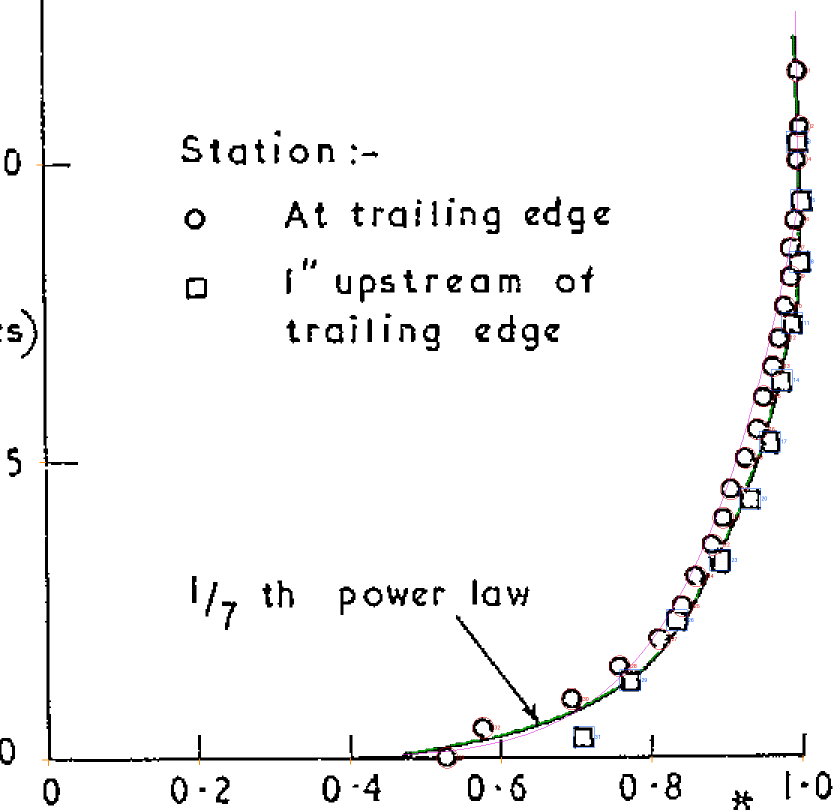
#> input picture docs/research/total-drag/audit/round12/overlays/rm3427-fig9-overlay.png, 1680 x 1620 px (shown at 1/2 size)
$ python read9.py ../overlays/rm3427-fig9-overlay.png ../overlays/rm3427-fig9-overlay.png
#> lines starting #> are read from the running program, lines starting #| are printed output that depends on the picture; after the words box and inside, x2 and y2 are one past the last pixel; in counts of white or black regions, pixels touching at a corner belong together
"""Round 12: R&M 3427 fig. 9 (boundary-layer profiles on basic model, M = 0.8), page 36 of the
AERADE PDF (sha256 0e8b4d66...c5319), native 300 ppi image extracted with pdfimages (page image is
upright for this figure; the page is printed landscape but the figure block is upright).

Usage: python3 -I read9.py PAGE_PNG OUT_DIR

Calibration (all page pixels, measured with axisline.py):
  x axis (u*) ticks above the axis line: 0 at 972.50, 0.2 at 1072.54, 0.4 at 1173.50, 0.6 at 1273.50,
    0.8 at 1374.42, 1.0 at 1475.50 (ink centroid of rows 4..10 px above the axis line).
  y axis (y, inches) ticks right of the axis line: 0.10 at 329.54, 0.05 at 528.50; 0 is the x axis
    line itself.
  Axis lines are not square to the pixel grid (scan rotation about 0.008 rad, and the two axes are
  not quite perpendicular). Each point is projected parallel to the measured y axis onto the x axis
  (for u*) and parallel to the measured x axis onto the y axis (for y), then mapped with a
  least-squares straight line through the ticks.
Symbol centres: legend-glyph template peaks from detect.py (classify mode), types and every
  keep/reject decision made by eye on enlarged crops (method.md lists them).
"""
import sys
import json
import numpy as np
from PIL import Image, ImageDraw

page, outdir = sys.argv[1], sys.argv[2]
a = np.array(Image.open(page).convert('L')) < 128
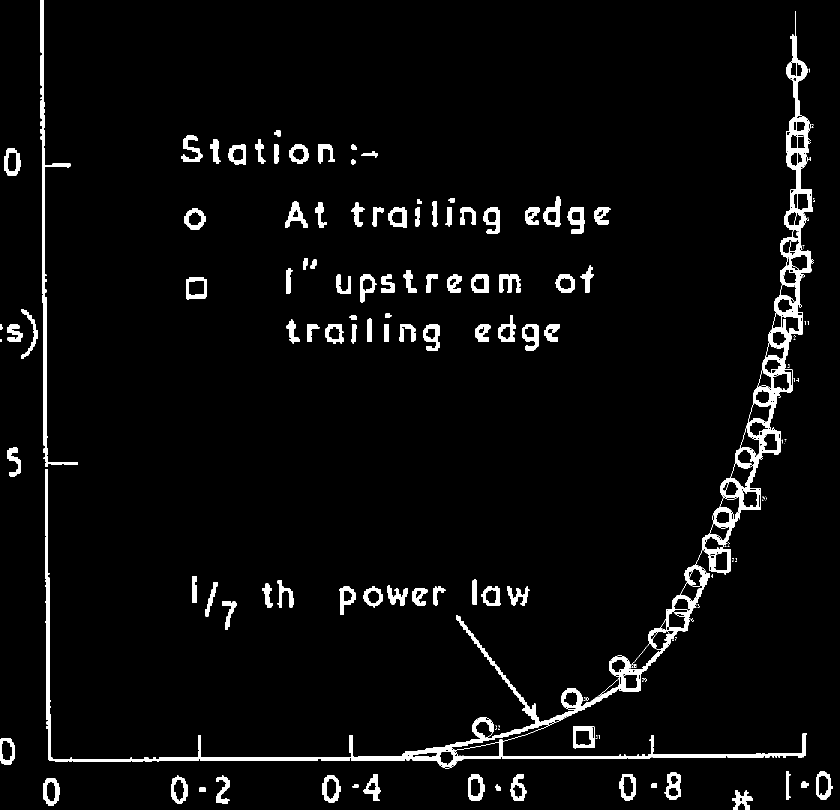
#> a: shape (1620, 1680) bool (shown at 1/2 size); 4.1% white; 198 white regions (103 under 20 px), largest, box (x1, y1, x2, y2) and area: (90, 22, 1626, 1537) 50943, (81, 0, 156, 933) 6310, (1134, 414, 1170, 468) 990

# axis line samples (x, centre row) and (y, centre col), clean 2 px runs only (axisline.py output)
xax = [(1000, 726.5), (1025, 726.5), (1050, 725.5), (1075, 725.5), (1100, 725.5), (1125, 725.5),
       (1150, 725.5), (1250, 724.5), (1275, 724.5), (1300, 724.5), (1325, 724.5), (1350, 724.5),
       (1400, 723.5), (1425, 723.5), (1450, 723.5)]
yax = [(230, 967.5), (255, 968.0), (280, 967.5), (305, 968.0), (355, 968.5), (380, 968.5),
       (405, 968.5), (430, 969.5), (455, 969.5), (480, 969.5), (505, 969.5), (530, 970.5),
       (555, 970.5), (580, 970.5), (630, 971.5), (655, 971.5), (680, 971.5)]
bx, ax_ = np.polyfit([p[0] for p in xax], [p[1] for p in xax], 1)   # row = ax_ + bx * x
dy, cy_ = np.polyfit([p[0] for p in yax], [p[1] for p in yax], 1)   # col = cy_ + dy * y


def xaxis_row(x):
    return ax_ + bx * x


def yaxis_col(y):
    return cy_ + dy * y


def foot_on_xaxis(x, y):
    """Move (x, y) parallel to the y axis until it meets the x axis; return the column there."""
    for _ in range(5):
        r = xaxis_row(x)
        x = x + dy * (r - y)
        y = r
    return x


def foot_on_yaxis(x, y):
    """Move (x, y) parallel to the x axis until it meets the y axis; return the row there."""
    for _ in range(5):
        c = yaxis_col(y)
        y = y + bx * (c - x)
        x = c
    return y


xt_px = [972.50, 1072.54, 1173.50, 1273.50, 1374.42, 1475.50]
xt_v = [0.0, 0.2, 0.4, 0.6, 0.8, 1.0]
# tick centroids were taken 4..10 px above the axis; move them onto the axis along the y direction
xt_px_axis = [foot_on_xaxis(p, xaxis_row(p) - 7) for p in xt_px]
ku, cu = np.polyfit(xt_px_axis, xt_v, 1)
res_u = np.array(xt_v) - (ku * np.array(xt_px_axis) + cu)

y0row = foot_on_yaxis(yaxis_col(xaxis_row(970)), xaxis_row(970))
yt_px = [foot_on_yaxis(977, 329.54), foot_on_yaxis(977, 528.50), y0row]
yt_v = [0.10, 0.05, 0.0]
kyy, cyy = np.polyfit(yt_px, yt_v, 1)
res_y = np.array(yt_v) - (kyy * np.array(yt_px) + cyy)


def to_data(x, y):
    return ku * foot_on_xaxis(x, y) + cu, kyy * foot_on_yaxis(x, y) + cyy


# (type, x_px, y_px, centring sigma px, note). Sigma 1.0 for a clean symbol, 1.5 where the curve or a
# neighbour overlaps the outline, 2.0 where the outline is broken or merged.
PTS = [
    ('circle', 1471.0, 267.0, 1.0, ''),
    ('circle', 1473.0, 304.0, 1.5, 'type uncertain: outline boxy, touches square below; read as circle'),
    ('square', 1471.0, 314.5, 1.5, 'merged with circles above and below'),
    ('circle', 1471.0, 326.0, 1.5, 'merged with square above'),
    ('square', 1474.0, 353.5, 1.0, ''),
    ('circle', 1470.0, 366.0, 1.0, ''),
    ('circle', 1467.0, 385.0, 1.5, 'type uncertain: flat top and left side; template prefers circle by 0.05'),
    ('square', 1473.0, 394.5, 1.5, 'overlaps circles above and below'),
    ('circle', 1467.0, 404.0, 1.0, ''),
    ('circle', 1463.0, 424.0, 1.0, ''),
    ('square', 1468.0, 435.5, 2.0, 'type mildly uncertain: top edge merged with curve and circle'),
    ('circle', 1459.0, 445.0, 1.5, 'touches square above'),
    ('circle', 1455.0, 464.0, 1.0, ''),
    ('square', 1461.0, 473.5, 1.5, 'overlaps circles'),
    ('circle', 1449.0, 484.0, 1.0, ''),
    ('circle', 1445.0, 506.0, 1.0, ''),
    ('square', 1453.0, 514.5, 1.5, 'curve through left side'),
    ('circle', 1437.0, 525.0, 1.5, 'outline broken lower right'),
    ('circle', 1427.0, 546.0, 1.0, ''),
    ('square', 1440.0, 552.5, 1.5, 'outline broken'),
    ('circle', 1422.0, 565.0, 1.0, ''),
    ('circle', 1415.0, 583.0, 1.0, ''),
    ('square', 1420.0, 593.5, 1.5, 'curve through left side'),
    ('circle', 1404.0, 604.0, 1.5, 'outline broken right'),
    ('circle', 1395.0, 624.0, 1.0, ''),
    ('square', 1391.0, 633.5, 1.5, 'curve through it'),
    ('circle', 1380.0, 646.0, 1.5, 'outline broken right'),
    ('circle', 1353.0, 664.0, 1.0, ''),
    ('square', 1360.0, 673.5, 1.5, 'curve through it'),
    ('circle', 1321.0, 686.0, 1.0, ''),
    ('square', 1329.0, 711.5, 1.0, 'isolated, below the curve'),
    ('circle', 1262.0, 705.0, 1.0, ''),
    ('circle', 1238.0, 725.0, 1.5, 'sits on the x axis line'),
]
STATION = {'circle': 'at trailing edge', 'square': '1 in. upstream of trailing edge'}

# calibration error, in data units: rms tick residual plus 0.5 px tick-centroid quantisation
cal_u = float(np.sqrt(np.mean(res_u ** 2)) + 0.5 * abs(ku))
cal_y = float(np.sqrt(np.mean(res_y ** 2)) + 0.5 * abs(kyy))

rows = []
for i, (t, x, y, sg, note) in enumerate(PTS, 1):
    u, yy = to_data(x, y)
    eu = float(np.hypot(sg * abs(ku), cal_u))
    ey = float(np.hypot(sg * abs(kyy), cal_y))
    rows.append(dict(id=i, symbol=t, station=STATION[t], x_px=x, y_px=y, u_star=u, u_err=eu,
                     y_in=yy, y_err=ey, note=note))

# ---- the 1/7 power-law line: trace its centreline, away from symbols ----
def near_symbol(x, y, r=10):
    return any((x - p[1]) ** 2 + (y - p[2]) ** 2 < r * r for p in PTS)


# Eye-placed guide points along the drawn line (page px); the trace takes the thin ink run nearest
# the guide (rows where the line is steep, columns where it is shallow), skipping symbol areas.
GUIDE = [(1469, 244), (1471, 300), (1471, 345), (1470, 418), (1464, 455), (1456, 489), (1450, 521),
         (1440, 539), (1432, 561), (1424, 579), (1406, 613), (1405, 620), (1385, 647), (1370, 662),
         (1350, 679), (1320, 694), (1270, 712), (1220, 720), (1210, 722)]


def runs_of(idx):
    out = []
    if len(idx) == 0:
        return out
    s0 = idx[0]
    for k in range(1, len(idx) + 1):
        if k == len(idx) or idx[k] != idx[k - 1] + 1:
            out.append((s0, idx[k - 1]))
            if k < len(idx):
                s0 = idx[k]
    return out


curve = []
for (xa, ya), (xb, yb) in zip(GUIDE, GUIDE[1:]):
    if abs(xb - xa) <= abs(yb - ya):  # steep: scan rows
        for r in range(ya, yb):
            g = xa + (xb - xa) * (r - ya) / (yb - ya)
            lo = int(g) - 6
            rr = [((s0 + e) / 2 + lo) for s0, e in runs_of(np.where(a[r, lo:lo + 13])[0]) if e - s0 + 1 <= 5]
            rr = [v for v in rr if abs(v - g) <= 5]
            if rr:
                v = min(rr, key=lambda q: abs(q - g))
                if not near_symbol(v, r, 9):
                    curve.append((v, float(r)))
    else:  # shallow: scan columns
        for c in range(min(xa, xb), max(xa, xb)):
            g = ya + (yb - ya) * (c - xa) / (xb - xa)
            lo = int(g) - 6
            cc = [((s0 + e) / 2 + lo) for s0, e in runs_of(np.where(a[lo:lo + 13, c])[0]) if e - s0 + 1 <= 5]
            cc = [v for v in cc if abs(v - g) <= 5 and v < xaxis_row(c) - 3]
            if cc:
                v = min(cc, key=lambda q: abs(q - g))
                if not near_symbol(c, v, 9):
                    curve.append((float(c), v))
#> after the loop, curve = []
cd = [(*to_data(x, y), x, y) for x, y in curve]
#> cd = []
cd = [p for p in cd if p[1] > 0.0005]
# fit u = (y/delta)^(1/7) for delta (least squares in u), by a 1D search
U = np.array([p[0] for p in cd]); Y = np.array([p[1] for p in cd])
#> after `U = np.array([p[0] for p in cd])`: U = empty array
#> after `Y = np.array([p[1] for p in cd])`: Y = empty array
best = None
for d in np.arange(0.080, 0.200, 0.0001):
    e = np.sum((np.minimum(np.clip(Y / d, 0, None) ** (1 / 7), 1.0) - U) ** 2)
    if best is None or e < best[0]:
        best = (e, d)
#> this loop made 1200 passes
#> best on pass 1: (0, 0.08)
delta = best[1]
#> delta = 0.08
rms_fit = float(np.sqrt(best[0] / len(U)))
#> rms_fit = nan
# free exponent check: fit log u = n log y + c
#> (the run stopped early here; a loop or call above may not have finished)
